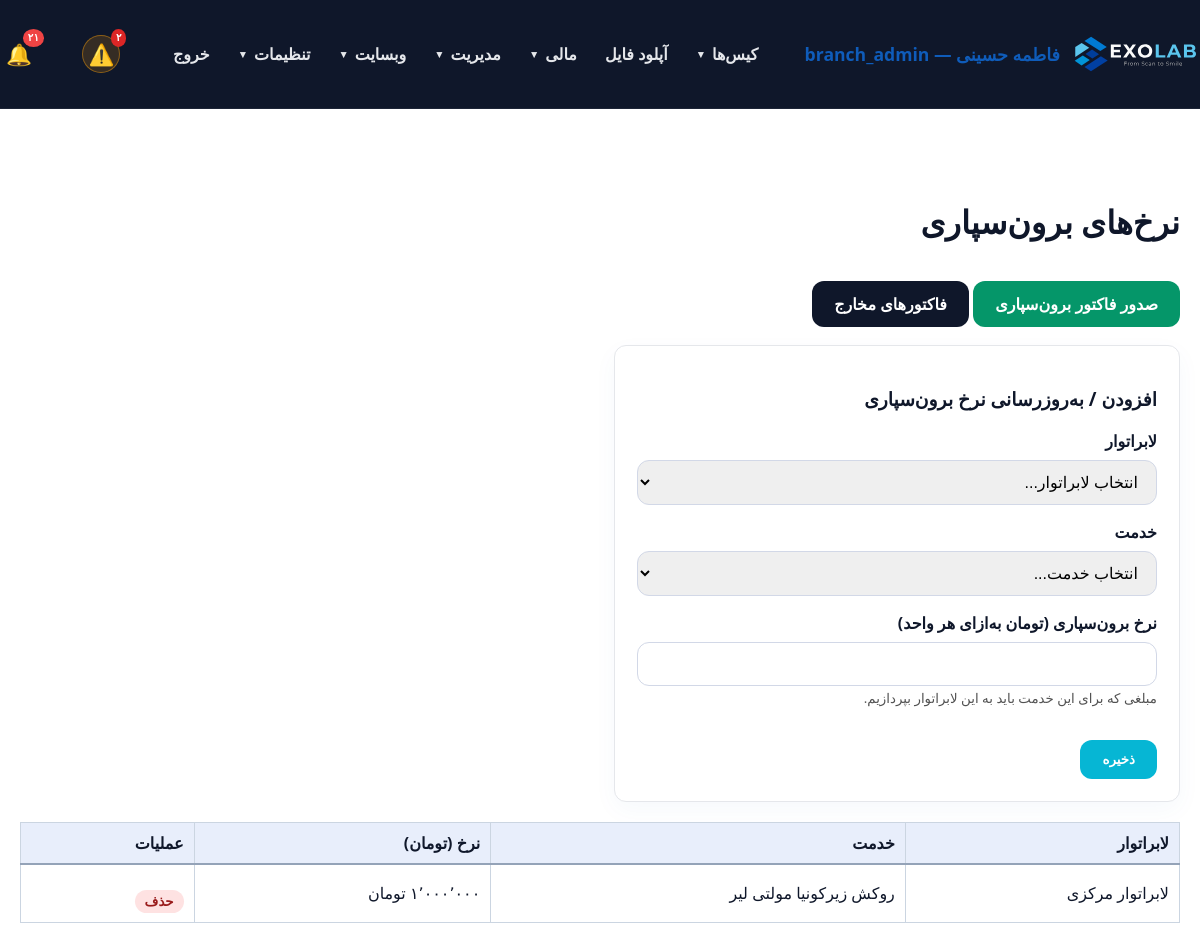
Screenshot of /panel/outsource_rates.php (signed in) with the database file from the repository.
### tables this page shows
CREATE TABLE `users` (
  `id` int(11) NOT NULL AUTO_INCREMENT,
  `username` varchar(100) NOT NULL,
  `password_hash` varchar(255) NOT NULL,
  `full_name` varchar(255) NOT NULL,
  `email` varchar(255) DEFAULT NULL,
  `phone` varchar(20) DEFAULT NULL,
  `role` enum('admin','doctor','staff','secretary','designer','technician','operator','powder','courier','finance','outsource_lab','customer_lab','partner_lab','clinic','branch_admin') NOT NULL DEFAULT 'staff',
  `branch_id` int(11) DEFAULT NULL,
  `clinic_id` int(11) DEFAULT NULL,
  `lab_id` int(11) DEFAULT NULL,
  `is_designer` tinyint(1) NOT NULL DEFAULT 0,
  `is_default_designer` tinyint(1) NOT NULL DEFAULT 0,
  `active` tinyint(1) DEFAULT 1,
  `last_login` datetime DEFAULT NULL,
  `created_at` datetime DEFAULT current_timestamp(),
  `updated_at` datetime DEFAULT current_timestamp() ON UPDATE current_timestamp(),
  `notes` text DEFAULT NULL,
  PRIMARY KEY (`id`),
  UNIQUE KEY `username` (`username`),
  KEY `idx_users_clinic_id` (`clinic_id`),
  KEY `idx_users_is_designer` (`is_designer`),
  CONSTRAINT `fk_users_clinic` FOREIGN KEY (`clinic_id`) REFERENCES `users` (`id`) ON DELETE SET NULL ON UPDATE CASCADE
);

CREATE TABLE `outsource_rates` (
  `id` int(11) NOT NULL AUTO_INCREMENT,
  `branch_id` int(11) DEFAULT NULL,
  `lab_id` int(11) NOT NULL,
  `service_id` int(11) NOT NULL,
  `rate` decimal(15,2) NOT NULL DEFAULT 0.00,
  `created_at` timestamp NOT NULL DEFAULT current_timestamp(),
  `updated_at` timestamp NOT NULL DEFAULT current_timestamp() ON UPDATE current_timestamp(),
  PRIMARY KEY (`id`),
  UNIQUE KEY `lab_id` (`lab_id`,`service_id`,`branch_id`)
);

CREATE TABLE `site_prices` (
  `id` int(11) NOT NULL AUTO_INCREMENT,
  `branch_id` int(11) DEFAULT NULL,
  `title` varchar(255) NOT NULL,
  `description` text NOT NULL,
  `price` decimal(15,2) NOT NULL DEFAULT 0.00,
  `category` varchar(120) DEFAULT 'عمومی',
  `active` tinyint(1) DEFAULT 1,
  `created_at` datetime DEFAULT current_timestamp(),
  `updated_at` datetime DEFAULT current_timestamp() ON UPDATE current_timestamp(),
  `display_order` int(11) DEFAULT 0,
  PRIMARY KEY (`id`)
);

### panel/db.php (called while the page is built, shortened)
<?php
function db() {
    static $pdo = null;
    if ($pdo === null) {
        try {
            $pdo = Connection::getInstance();
        } catch (Throwable $e) {
            $dbFailMsg = 'db connection failed: ' . $e->getMessage();
            if (function_exists('exolab_log_throttled')) {
                exolab_log_throttled('db_connect_failed', $dbFailMsg, 60);
            } else {
                error_log($dbFailMsg);
            }
            try {
                Connection::reset();
                usleep(150000);
                $pdo = Connection::getInstance();
            } catch (Throwable $e2) {
                $dbFailMsg2 = 'db connection retry failed: ' . $e2->getMessage();
                if (function_exists('exolab_log_throttled')) {
                    exolab_log_throttled('db_connect_failed_retry', $dbFailMsg2, 60);
                } else {
                    error_log($dbFailMsg2);
                }
                dbConnectionFailedResponse();
            }
        }
    }
    return $pdo;
}
function canManageScanAppointments(?array $user = null): bool {
    $user = $user ?: (function_exists('current_user') ? current_user() : null);
    $role = (string) ($user['role'] ?? '');
    if (in_array($role, ['admin', 'branch_admin', 'technician', 'secretary', 'staff'], true)) return true;
    return false;
}
function canViewScanBodyLibrary(?array $user = null): bool {
    $user = $user ?: (function_exists('current_user') ? current_user() : null);
    if (is_admin()) return true;
    return false;
}
function currentBranchId(): ?int {
    $user = current_user();
    $bid = $user['branch_id'] ?? null;
    return $bid !== null && $bid !== '' ? (int) $bid : null;
}
function getAllOutsourceRates(): array {
    $bid = currentBranchId();
    $branchClause = $bid === null ? '' : ' WHERE (r.branch_id = ? OR r.branch_id IS NULL)';
    $stmt = db()->prepare('
        SELECT r.*, u.full_name AS lab_name, p.title AS service_title
        FROM outsource_rates r
        LEFT JOIN users u ON r.lab_id = u.id
        LEFT JOIN site_prices p ON r.service_id = p.id' . $branchClause . '
        ORDER BY u.full_name, p.title
    ');
    $params = [];
    if ($bid !== null) $params[] = $bid;
    $stmt->execute($params);
    return $stmt->fetchAll();
}
function importantNotificationTypes(): array {
    return ['status', 'status_change', 'comment'];
}
function notificationTypesSql(array $types): string {
    return implode(',', array_fill(0, count($types), '?'));
}
function getUnreadNotificationCount(int $userId): int {
    $stmt = db()->prepare('SELECT COUNT(*) FROM notifications WHERE user_id = ? AND is_read = 0');
    $stmt->execute([$userId]);
    return (int) $stmt->fetchColumn();
}
function getUnreadImportantNotificationCount(int $userId): int {
    $types = importantNotificationTypes();
    $sql = 'SELECT COUNT(*) FROM notifications WHERE user_id = ? AND is_read = 0 AND type IN (' . notificationTypesSql($types) . ')';
    $stmt = db()->prepare($sql);
    $stmt->execute(array_merge([$userId], $types));
    return (int) $stmt->fetchColumn();
}

### includes/helpers.php (called while the page is built, shortened)
<?php
function toPersianDigits($input) {
    $numbers = ['0','1','2','3','4','5','6','7','8','9'];
    $persian = ['۰','۱','۲','۳','۴','۵','۶','۷','۸','۹'];
    return str_replace($numbers, $persian, $input);
}
function formatAmountToman($value) {
    $clean = preg_replace('/[^\d\.\-]/', '', (string) $value);
    $formatted = number_format((float) round($clean), 0, '.', ',');
    $formatted = str_replace(',', '٬', $formatted);
    return toPersianDigits($formatted) . ' تومان';
}

### panel/outsource_rates.php (the view, shortened to what this page needs)
<?php
require_once __DIR__ . '/auth.php';
require_admin();
$rates = getAllOutsourceRates();
panel_layout_start('نرخ‌های برون‌سپاری');
?>
<div style="margin-bottom: 18px; display: flex; gap: 10px; flex-wrap: wrap; justify-content: space-between; align-items: center;">
    <div>
        <a class="btn" href="generate_outsource_invoice.php" style="background: #059669; color: #fff;">صدور فاکتور برون‌سپاری</a>
        <a class="btn" href="expenses.php" style="background: #0F172A; color: #fff;">فاکتورهای مخارج</a>
    </div>
</div>
<div class="form-card" style="margin-bottom:20px; max-width:520px;">
    <h3>افزودن / به‌روزرسانی نرخ برون‌سپاری</h3>
    <form method="post" action="save_outsource_rate.php">
        <div class="form-group">
            <label for="lab_id">لابراتوار</label>
            <select id="lab_id" name="lab_id" required>
                <option value="">انتخاب لابراتوار...</option>
            </select>
        </div>
        <div class="form-group">
            <label for="service_id">خدمت</label>
            <select id="service_id" name="service_id" required>
                <option value="">انتخاب خدمت...</option>
            </select>
        </div>
        <div class="form-group">
            <label for="rate">نرخ برون‌سپاری (تومان به‌ازای هر واحد)</label>
            <input type="number" id="rate" name="rate" min="0" step="1" required>
            <small style="color:#525252;">مبلغی که برای این خدمت باید به این لابراتوار بپردازیم.</small>
        </div>
        <button type="submit" class="btn" style="background:#06B6D4; color:#fff;">ذخیره</button>
    </form>
</div>
<?php if (empty($rates)): ?>
    <p class="empty">هنوز نرخی ثبت نشده است.</p>
<?php else: ?>
<table class="datatable display" data-order="0">
    <thead>
    <tr>
        <th>لابراتوار</th>
        <th>خدمت</th>
        <th>نرخ (تومان)</th>
        <th>عملیات</th>
    </tr>
    </thead>
    <tbody>
    <?php foreach ($rates as $r): ?>
        <tr>
            <td><?= htmlspecialchars($r['lab_name'] ?? '—') ?></td>
            <td><?= htmlspecialchars($r['service_title'] ?? '—') ?></td>
            <td><?= formatAmountToman($r['rate']) ?></td>
            <td class="actions">
                <form method="post" action="delete_outsource_rate.php" style="display:inline;">
                    <button class="btn" style="background:#fee2e2; color:#991b1b; padding:4px 10px;">حذف</button>
                </form>
            </td>
        </tr>
    <?php endforeach; ?>
    </tbody>
</table>
<?php endif; ?>
<?php panel_layout_end(); ?>

### panel/auth.php (shortened to what this page needs)
<?php
require_once __DIR__ . '/db.php';
require_once __DIR__ . '/../includes/helpers.php';
function current_user() {
    static $user = null;
    if ($user !== null) return $user;
    $stmt = db()->prepare('SELECT * FROM users WHERE id = ? AND active = 1 LIMIT 1');
    $stmt->execute([(int)$_SESSION[USER_SESSION_KEY]]);
    $user = $stmt->fetch();
    return $user;
}
function is_logged_in() {
    return current_user() !== null;
}
function is_admin(): bool {
    $user = current_user();
    return $user['role'] === 'admin' || $user['role'] === 'branch_admin';
}
function is_root_admin(): bool {
    $user = current_user();
    return $user && $user['role'] === 'admin';
}
function has_permission($permission) {
    $user = current_user();
    $perms = $GLOBALS['role_permissions'][$user['role']] ?? [];
    return in_array('*', $perms) || in_array($permission, $perms);
}
function require_login() {
    if (!is_logged_in()) {
        $target = getLoginRedirectUrl();
        if ($target !== '') {
            $_SESSION['login_redirect'] = $target;
        }
        header('Location: login.php');
        exit;
    }
}
function require_admin() {
    require_login();
}
function panel_layout_start($title = 'پنل مدیریت') {
    $user = current_user();
    ?>
    <!DOCTYPE html>
    <html lang="fa" dir="rtl">
    <head>
        <link rel="stylesheet" href="../assets/css/style.css">
        <link rel="stylesheet" href="../assets/css/datatables.min.css">
    </head>
    <body>
    <header class="site-header">
        <div class="container" style="justify-content: space-between;">
            <a class="brand" href="dashboard.php">
                <img src="../assets/icons/EXOLAB_LOGO_HORIZENTAL.svg" alt="EXOLAB" class="site-logo">
                <span><?= $user ? htmlspecialchars($user['full_name']) . ' — ' . $user['role'] : 'پنل' ?></span>
            </a>
            <nav class="site-nav" id="siteNav">
                <?php
                $navCanCases  = has_permission('view_all_cases') || has_permission('view_own_cases') || has_permission('view_assigned_cases') || has_permission('view_clinic_cases') || has_role('designer');
                $navCanUpload = $user && in_array($user['role'] ?? '', ['doctor', 'designer', 'admin', 'branch_admin', 'clinic', 'lab', 'outsource_lab', 'customer_lab', 'partner_lab'], true);
                $navCanInv    = has_permission('view_invoices') || has_permission('view_clinic_invoices') || has_permission('view_own_invoices') || is_admin();
                $navCanPay    = has_permission('view_own_payments') || has_permission('view_clinic_payments') || has_permission('view_payments') || is_admin();
                $navIsAdmin   = is_admin();
                $navIsRoot    = is_root_admin();
                ?>
                <?php if ($navCanCases): ?>
                    <div class="nav-group">
                        <button type="button" class="nav-group-toggle" onclick="toggleNavGroup(this)">کیس‌ها <span class="caret">▼</span></button>
                    </div>
                <?php endif; ?>
                <?php if ($navCanUpload): ?>
                    <a class="nav-link" href="uploads.php">آپلود فایل</a>
                <?php endif; ?>
                <?php if ($navCanInv || $navCanPay || $navIsAdmin): ?>
                    <div class="nav-group">
                        <button type="button" class="nav-group-toggle" onclick="toggleNavGroup(this)">مالی <span class="caret">▼</span></button>
                    </div>
                <?php endif; ?>
                <?php if ($navIsAdmin): ?>
                    <div class="nav-group">
                        <button type="button" class="nav-group-toggle" onclick="toggleNavGroup(this)">مدیریت <span class="caret">▼</span></button>
                    </div>
                    <div class="nav-group">
                        <button type="button" class="nav-group-toggle" onclick="toggleNavGroup(this)">وبسایت <span class="caret">▼</span></button>
                    </div>
                <?php endif; ?>
                <?php if ($navIsRoot || $user): ?>
                    <div class="nav-group">
                        <button type="button" class="nav-group-toggle" onclick="toggleNavGroup(this)">تنظیمات <span class="caret">▼</span></button>
                    </div>
                <?php endif; ?>
                <a class="nav-link" href="logout.php">خروج</a>
            </nav>
            <?php if ($user): $notifCount = getUnreadNotificationCount($user['id']); $notifImportantCount = getUnreadImportantNotificationCount($user['id']); ?>
                <a href="notifications.php?scope=important" class="notif-bell notif-bell-important" title="اعلان‌های مهم (کامنت جدید و تغییر وضعیت)" aria-label="اعلان‌های مهم" style="position:relative; margin-right:6px;">
                    <span class="notif-bell-icon" style="font-size:1.3rem;">⚠️</span>
                    <?php if ($notifImportantCount > 0): ?>
                        <span class="notif-bell-badge badge-important"><?= toPersianDigits($notifImportantCount > 99 ? '99+' : $notifImportantCount) ?></span>
                    <?php endif; ?>
                </a>
                <a href="notifications.php" class="notif-bell" title="همهٔ اعلان‌ها" aria-label="همهٔ اعلان‌ها" style="position:relative; margin-right:10px;">
                    <span class="notif-bell-icon" style="font-size:1.3rem;">🔔</span>
                    <?php if ($notifCount > 0): ?>
                        <span class="notif-bell-badge badge-normal"><?= toPersianDigits($notifCount > 99 ? '99+' : $notifCount) ?></span>
                    <?php endif; ?>
                </a>
            <?php endif; ?>
        </div>
    </header>
    <main class="section">
        <div class="container">
            <h2><?= htmlspecialchars($title) ?></h2>
    <?php
}
function panel_layout_end() {
    ?>
        </div>
    </main>
    </body>
    </html>
    <?php
}

### rows the page displays
users: full_name "فاطمه حسینی", role "branch_admin"
outsource_rates: users.full_name "لابراتوار مرکزی", site_prices.title "روکش زیرکونیا مولتی لیر", rate "۱٬۰۰۰٬۰۰۰ تومان"

### other values shown
toPersianDigits($notifCount > 99 ? '99+' : $notifCount) "۲۱"
$title "نرخ‌های برون‌سپاری"
